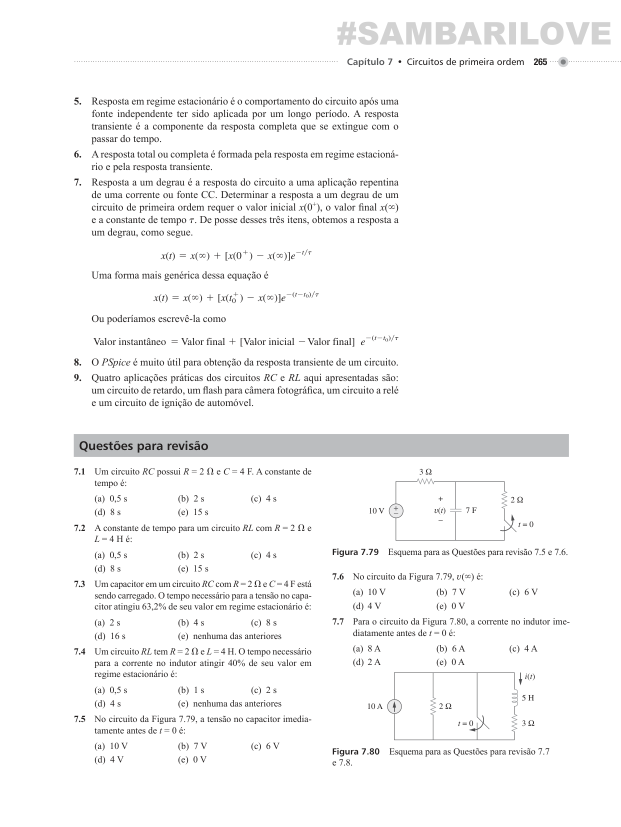
#> input picture CIRCUITOS ELETRICOS/_base_dados_ia/imagens_geradas/sadiku_page_cap7_questoes_284.png, 1241 x 1654 px, found by its file name (shown at 1/2 size)
$ python prepare_revisao.py
#> lines starting #> are read from the running program, lines starting #| are printed output that depends on the picture; pictures that were not available may be replaced by others from this repository, and a replacement may not be noted
import os
from PIL import Image

img284_path = r"c:\Users\DD\Documents\DD\PUC MINAS\PUC-MINAS\CIRCUITOS ELETRICOS\_base_dados_ia\imagens_geradas\sadiku_page_cap7_questoes_284.png"
img285_path = r"c:\Users\DD\Documents\DD\PUC MINAS\PUC-MINAS\CIRCUITOS ELETRICOS\_base_dados_ia\imagens_geradas\sadiku_page_cap7_prob_285.png"
img_dir = r"c:\Users\DD\Documents\DD\PUC MINAS\PUC-MINAS\CIRCUITOS ELETRICOS\_base_dados_ia\imagens_geradas"

img284 = Image.open(img284_path)
#> img284 is the input picture: PIL image 1241x1654 RGB; mean R, G, B 246.7, 246.7, 246.7
img285 = Image.open(img285_path)
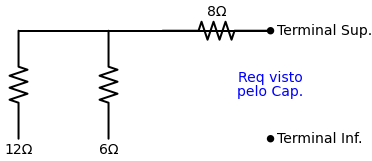
#> input picture CIRCUITOS ELETRICOS/_base_dados_ia/imagens_geradas/cap7_pratico_7_1_req.png, 372 x 161 px, given in place of sadiku_page_cap7_prob_285.png, which was not available
#> img285 is the input picture: PIL image 372x161 RGBA; mean R, G, B, A 243.8, 243.8, 245.4, 255

# Approximate crops
crops = {
    "7_1": (img284, (60, 560, 520, 630)),
    "7_4": (img284, (60, 780, 520, 855)),
    "7_5_7_6": (img284, (530, 560, 950, 740)), # right column top
    "7_7": (img284, (530, 740, 950, 950)), # right column bottom
    "7_8_7_9": (img285, (60, 100, 500, 260)), # pg 285 top left
    "7_10": (img285, (500, 100, 950, 260)) # pg 285 top right
}

for name, (img, box) in crops.items():
    out = os.path.join(img_dir, f"revisao_{name}.png")
    img.crop(box).save(out)
    print(f"Saved {out}")
#> this loop made 6 passes
#> (name, box) on passes 1 to 6: ('7_1', (60, 560, 520, 630)), ('7_4', (60, 780, 520, 855)), ('7_5_7_6', (530, 560, 950, 740)), ('7_7', (530, 740, 950, 950)), ('7_8_7_9', (60, 100, 500, 260)), ('7_10', (500, 100, 950, 260))
#| Saved c:\Users\DD\Documents\DD\PUC MINAS\PUC-MINAS\CIRCUITOS ELETRICOS\_base_dados_ia\imagens_geradas/revisao_7_1.png
#| Saved c:\Users\DD\Documents\DD\PUC MINAS\PUC-MINAS\CIRCUITOS ELETRICOS\_base_dados_ia\imagens_geradas/revisao_7_4.png
#| Saved c:\Users\DD\Documents\DD\PUC MINAS\PUC-MINAS\CIRCUITOS ELETRICOS\_base_dados_ia\imagens_geradas/revisao_7_5_7_6.png
#| Saved c:\Users\DD\Documents\DD\PUC MINAS\PUC-MINAS\CIRCUITOS ELETRICOS\_base_dados_ia\imagens_geradas/revisao_7_7.png
#| Saved c:\Users\DD\Documents\DD\PUC MINAS\PUC-MINAS\CIRCUITOS ELETRICOS\_base_dados_ia\imagens_geradas/revisao_7_8_7_9.png
#| Saved c:\Users\DD\Documents\DD\PUC MINAS\PUC-MINAS\CIRCUITOS ELETRICOS\_base_dados_ia\imagens_geradas/revisao_7_10.png
#> pass 1, `img.crop(box).save(out)`:
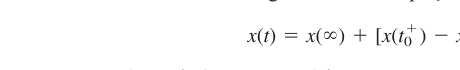
#> saved as revisao_7_1.png: PIL image 460x70 RGB; mean R, G, B 252, 252, 252
#> pass 2, `img.crop(box).save(out)`:
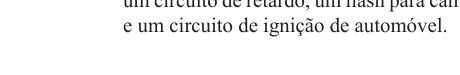
#> saved as revisao_7_4.png: PIL image 460x75 RGB; mean R, G, B 243.2, 243, 243
